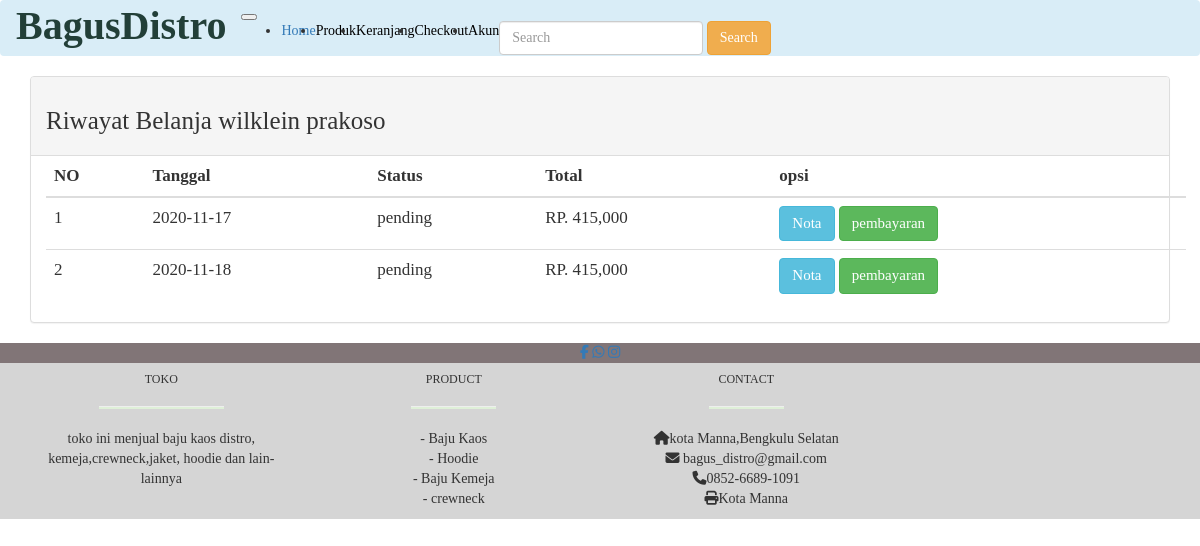
/riwayat.php (signed in), run on the app's committed database.
### tables this page shows
CREATE TABLE `pembelian` (
  `id_pembelian` int(11) NOT NULL,
  `id_ongkir` int(11) NOT NULL,
  `id_pelanggan` int(50) NOT NULL,
  `total_pembelian` int(50) NOT NULL,
  `nama_kota` varchar(255) NOT NULL,
  `tarif` int(40) NOT NULL,
  `alamat_pengiriman` text NOT NULL,
  `status_pembelian` varchar(50) NOT NULL DEFAULT 'pending',
  `resi_pengiriman` varchar(100) NOT NULL,
  `tgl_pembelian` date NOT NULL,
  `id_pembayaran` int(11) NOT NULL
);

### riwayat.php (the view, shortened to what this page needs)
<!DOCTYPE html>
<html>
<head>
		<link rel="stylesheet" type="text/css" href="css/bootstrap.min.css">
		<link rel="stylesheet" type="text/css" href="fontawesome-free-5.15.1-web/css/all.min.css">
		  <link
    rel="stylesheet"
    href="https://cdnjs.cloudflare.com/ajax/libs/animate.css/4.1.1/animate.min.css"
  />
</head>
<body>
	<?php include 'menu.php'; ?>
	<section class="riwayat"style="font-family: Geneva;" >
		<div class="container">
			<div class="panel panel-default">
			<div class="panel-heading">
			<h3 class="animate__animated  animate__fadeInUp mt-5 mb-4 ml-3" style="font-size: 25px;">Riwayat Belanja <?php echo $_SESSION["pelanggan"]["nama_pelanggan"]; ?> </h3>
		</div>
<div class="container">
<div class="table-responsive">
		<table class="table animate__animated  animate__fadeInUp " style="font-size: 17px;">
  			<thead class="thead-light">
    		<tr>
      			<th scope="col">NO</th>
      			<th scope="col">Tanggal</th>
      			<th scope="col">Status</th>
      			<th scope="col">Total</th>
         		<th scope="col">opsi</th>
    		</tr>
  			</thead>
  		<tbody>
  		   <tr><?php
				$nomor=1;
				$id_pelanggan =$_SESSION["pelanggan"]['id_pelanggan'];
				$ambil= $koneksi->query("SELECT * FROM pembelian WHERE id_pelanggan='$id_pelanggan'");
				while ($pecah=$ambil->fetch_assoc()){
				?>
     			<td><?php echo $nomor?></td>
    			<td><?php echo $pecah["tgl_pembelian"]?></td>
				<td>
				<?php echo $pecah["status_pembelian"]?>
				<br>
				</td>
				<td>RP. <?php echo number_format($pecah["total_pembelian"])?></td>
				<td>
				<a href="nota.php?id=<?php echo$pecah["id_pembelian"] ?>"class="btn btn-info mt-2"  style="font-size: 15px;" >Nota</a>
				<?php if ($pecah['status_pembelian']=="pending"): ?>
				<a href="pembayaran.php?id=<?php echo$pecah["id_pembelian"] ?>"class="btn btn-success mt-2" style="font-size: 15px;">pembayaran</a>
						<?php else : ?>
				<a href="liatpembayaran.php?id=<?php echo$pecah["id_pembelian"]?>" class="btn btn-info mt-2" style="font-size: 15px;">Liat Pembayaran </a>
						<?php endif ?>
				</td>
				</tr>
				<?php $nomor++;?>
				<?php } ?>
  		</tbody>
		</table>
  </div>
</div>
			</div>
		</div>
	</section>
<footer class="page-footer bg-drak mx-auto"style="font-family: Verdana; "   >
        <div style="background-color: #817577"  >
            <div class="container mx-auto">
              <div class="row py-4 d-flex align-items-center mx-auto">
                <div class="col-sm-12 text-center " >
                <a href="https://web.facebook.com/?_rdc=1&_rdr" target="_BLANK"><i class="fab fa-facebook-f text-white mr-4"></i></a>
                <a href="https://wa.me/6285266891091?text=Isi Pesan" target="_BLANK"><i class="fab fa-whatsapp text-white  mr-4" ></i></a>
                <a href="https://www.instagram.com" target="_BLANK"><i class="fab fa-instagram text-white  mr-4"></i></a>
                </div>
                </div>
            </div>
          </div>
<div style="background-color:#D5D5D5">
          <div class="container text-center text-md-left mt-3">
      			<div class="row">
				<div class="col-md-3 mx-auto mb-4">
          			<h6 class="text-uppercase font-weight-bold mt-3">Toko</h6>
          				<hr class="bg-success mb-4 mt-0 d-inline-block mx-auto " style="width: 125px; height: 2px;">
          				<p class="mt-2">toko ini menjual baju kaos distro, kemeja,crewneck,jaket, hoodie dan lain-lainnya
                  </p>
          		</div>
        		<div class="col-md-3 mx-auto mb-4">
         			 <h6 class="text-uppercase font-weight-bold mt-3">PRODUCT</h6>
         				 <hr class="bg-success mb-4 mt-0 d-inline-block mx-auto " style="width: 85px; height: 2px;">
          					<ul class="list-unstyled">
          						<li class="my-2">- Baju Kaos</li>
          						<li class="my-2">- Hoodie</li>
          						<li class="my-2">- Baju Kemeja</li>
								<li class="my-2">- crewneck</li>
        					</ul>
          		</div>
          		<div class="col-md-3 mx-auto mb-4">
          			<h6 class="text-uppercase font-weight-bold mt-3">Contact</h6>
          				<hr class="bg-success mb-4 mt-0 d-inline-block mx-auto " style="width: 75px; height: 2px;">
          					<ul class="list-unstyled">
	           					    <li class="my-2"><i class="fas fa-home mr-0"></i>kota Manna,Bengkulu Selatan</li>
                      <li class="my-2"><i class="fas fa-envelope mr-1"></i> bagus_distro@gmail.com</li>
                      <li class="my-2"><i class="fas fa-phone mr-1"></i>0852-6689-1091 </li>
                      <li class="my-2"><i class="fas fa-print mr-1"></i>Kota Manna</li>
				          	</ul>
            </div>
            </div>
          </div>
          </div>
    </footer>
</body>
</html>

### data on the page
pembelian: tgl_pembelian "2020-11-17", status_pembelian "pending", total_pembelian "415,000"
pembelian: tgl_pembelian "2020-11-18", status_pembelian "pending", total_pembelian "415,000"

### other printed values
$_SESSION["pelanggan"]["nama_pelanggan"] "wilklein prakoso"
